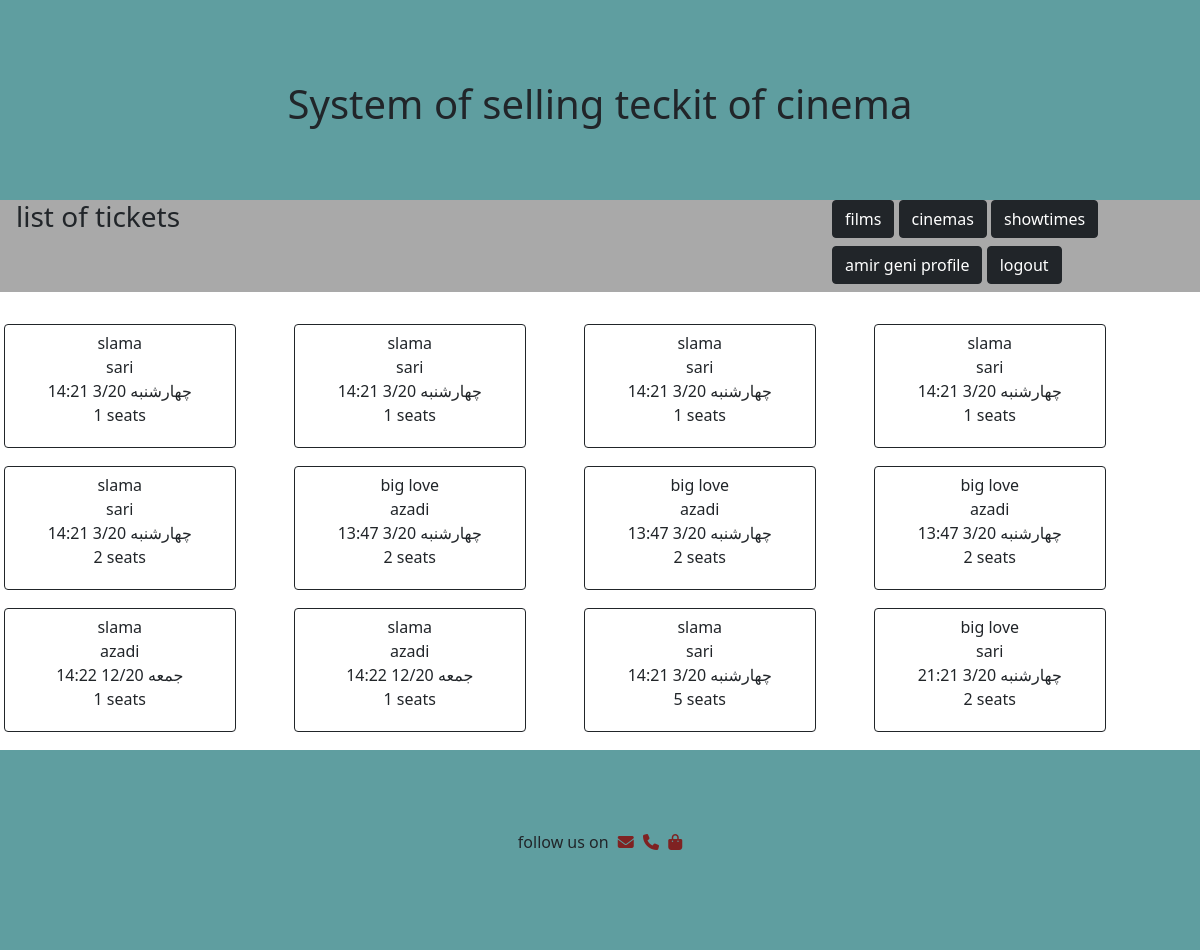
The app's page /tickting/ticket/list (signed in) with its own data.
### tickting/models.py (models this page shows, shortened)
class Ticket(models.Model):
    showtime=models.ForeignKey('Showtime',on_delete=models.PROTECT,verbose_name='showtime')
    customer=models.ForeignKey('account.profile',on_delete=models.PROTECT,verbose_name='customer')
    seat_number=models.IntegerField('seat number')
    order_time=models.DateTimeField('order time',auto_now_add=True)

class Showtime(models.Model):
    movie=models.ForeignKey('Movie',on_delete=models.PROTECT)
    cinema=models.ForeignKey('Cinema',on_delete=models.PROTECT)
    start_time=models.DateTimeField()
    price=models.IntegerField()
    salable_seats=models.IntegerField()
    free_seats=models.IntegerField()
    SALE_NOT_STARTED=1
    SALE_OPEN=2
    TICKETS_SOLD=3
    SALE_CLOSED=4
    MOVIE_PLAYED=5
    SHOW_CANCELED=6
    status_choice=(
        (SALE_NOT_STARTED,"sale not started"),
        (SALE_OPEN,"sale opened"),
        (TICKETS_SOLD,"tickets sold"),
        (SALE_CLOSED,"sale closed"),
        (MOVIE_PLAYED,"movie played"),
        (SHOW_CANCELED,"show cancelled")
    )
    status=models.IntegerField(choices=status_choice)

class Movie(models.Model):
    name=models.CharField(max_length=100)
    director=models.CharField(max_length=50)
    year=models.IntegerField()
    length=models.IntegerField()
    description=models.TextField()
    poster=models.ImageField("poster",upload_to="movie_posters/",blank=True)

class Cinema(models.Model):
    name=models.CharField(max_length=50)
    city=models.CharField(max_length=30)
    capacity=models.IntegerField()
    phone=models.CharField(max_length=20,null=True)
    address=models.TextField()
    poster = models.ImageField("poster", upload_to="movie_posters/",null=True,blank=True)

### tickting/views.py (the view)
# urls.py: path('ticket/list',views.ticket_list,name='ticket_list'),
@login_required
def ticket_list(request):
    tickets=Ticket.objects.filter(customer=request.user.profile).order_by("-order_time")
    context={
        'tickets':tickets
    }
    return render(request,'ticket_list.html',context)

### tickting/templates/ticket_list.html (shortened to what this page needs)
{% extends "pattern.html" %}
{% block toolbar_title %}
<h3>list of tickets</h3>
{% endblock %}
{% block toolbar_body %}
    {{ block.super }}
{% endblock %}
{% block main_content %}
    <div class="row">
    <div class="col py-3">
        {% if tickets %}
            <div class="row px-2 ">
            {% for ticket in  tickets %}
                <div class="col-3 px-2 py-3">
                <a href="{% url "ticket_details" ticket_id=ticket.id %}" class="btn btn-outline-dark  w-75 h-100">
                <span>{{ ticket.showtime.movie.name }}</span>
                <br>
                <span>{{ ticket.showtime.cinema.name }}</span>
                <br>
                <span>{{ ticket.showtime.start_time | date:"l n/j H:i" }}</span>
                <br>
                <span>{{ ticket.seat_number }} seats</span>
                </a>
                </div>
            {% endfor %}
            </div>
        {% endif %}
    </div>
    </div>
{% endblock %}

### tickting/templates/pattern.html (shortened to what this page needs)
{% load static %}
<!DOCTYPE html>
<html lang="en">
<head >
    <link rel="stylesheet" href="{% static "tickting/bootstrap.min.css"  %}">
    <link rel="stylesheet" href="{% static "tickting/mystylem.css" %}">
    <link rel="stylesheet" href="https://cdnjs.cloudflare.com/ajax/libs/font-awesome/6.5.1/css/all.min.css" />
</head>
<body>
<div class="header">
        <h1>System of selling teckit of cinema</h1>
</div>
    <div class="bd1">
        <div class="row ">
            <div class="col-8 mx-3">
               {% block toolbar_title %}{% endblock %}
            </div>
            <div class="col-3">
                {% block toolbar_body %}
                    <button class="btn btn-dark"><a class="text-white" href={% url "movie_list" %}>films</a></button>
                    <button class="btn btn-dark"><a class="text-white" href="{% url "cinema-list" %}">cinemas</a></button>
                    <button class="btn btn-dark"><a class="text-white" href="{% url "showtime_list" %}">showtimes</a></button>
                    {% if user.is_authenticated %}
                        <button class="btn btn-dark my-2"><a class="text-white" href="{% url "profile_details" %}">{{ user.get_full_name }} profile</a></button>
                        <button class="btn btn-dark my-2"><a class="text-white" href="{% url "logout" %}">logout</a></button>
                    {% else %}
                        <button class="btn btn-dark"><a class="text-white" href="{% url "login" %}">login</a></button>
                    {% endif %}
                {% endblock %}
            </div>
        </div>
    </div>
{% block main_content %}{% endblock %}
 <div class="footer">
        <p>
            follow us on
            <a href="#" class="icon"><i class="fa fa-envelope" aria-hidden="true"></i></a>
            <a href="#" class="icon"><i class="fa fa-phone" aria-hidden="true"></i></a>
            <a href="#" class="icon"><i class="fa fa-shopping-bag" aria-hidden="true"></i></a>
        </p>
    </div>
</body>
</html>

### tickting/static/tickting/mystylem.css (style rules this page uses)
* { max-width: 100%; }
.header { display: flex; justify-content: center; padding: 80px; height: 200px; background-color: cadetblue; }
.footer { display: flex; justify-content: center; padding: 80px; height: 200px; background-color: cadetblue; }
.bd1 { background-color: darkgray; }
.icon { padding-left: 5px; color: #7f2222; }
a { all: unset; color: black; }

### records on screen
Ticket: showtime.movie.name "slama", showtime.cinema.name "sari", showtime.start_time "چهارشنبه 3/20 14:21", seat_number "1"
Ticket: showtime.movie.name "slama", showtime.cinema.name "sari", showtime.start_time "چهارشنبه 3/20 14:21", seat_number "1"
Ticket: showtime.movie.name "slama", showtime.cinema.name "sari", showtime.start_time "چهارشنبه 3/20 14:21", seat_number "1"
Ticket: showtime.movie.name "slama", showtime.cinema.name "sari", showtime.start_time "چهارشنبه 3/20 14:21", seat_number "1"
Ticket: showtime.movie.name "slama", showtime.cinema.name "sari", showtime.start_time "چهارشنبه 3/20 14:21", seat_number "2"
Ticket: showtime.movie.name "big love", showtime.cinema.name "azadi", showtime.start_time "چهارشنبه 3/20 13:47", seat_number "2"
Ticket: showtime.movie.name "big love", showtime.cinema.name "azadi", showtime.start_time "چهارشنبه 3/20 13:47", seat_number "2"
Ticket: showtime.movie.name "big love", showtime.cinema.name "azadi", showtime.start_time "چهارشنبه 3/20 13:47", seat_number "2"
Ticket: showtime.movie.name "slama", showtime.cinema.name "azadi", showtime.start_time "جمعه 12/20 14:22", seat_number "1"
Ticket: showtime.movie.name "slama", showtime.cinema.name "azadi", showtime.start_time "جمعه 12/20 14:22", seat_number "1"
Ticket: showtime.movie.name "slama", showtime.cinema.name "sari", showtime.start_time "چهارشنبه 3/20 14:21", seat_number "5"
Ticket: showtime.movie.name "big love", showtime.cinema.name "sari", showtime.start_time "چهارشنبه 3/20 21:21", seat_number "2"

### other values on screen
{{ user.get_full_name }} "amir geni"
